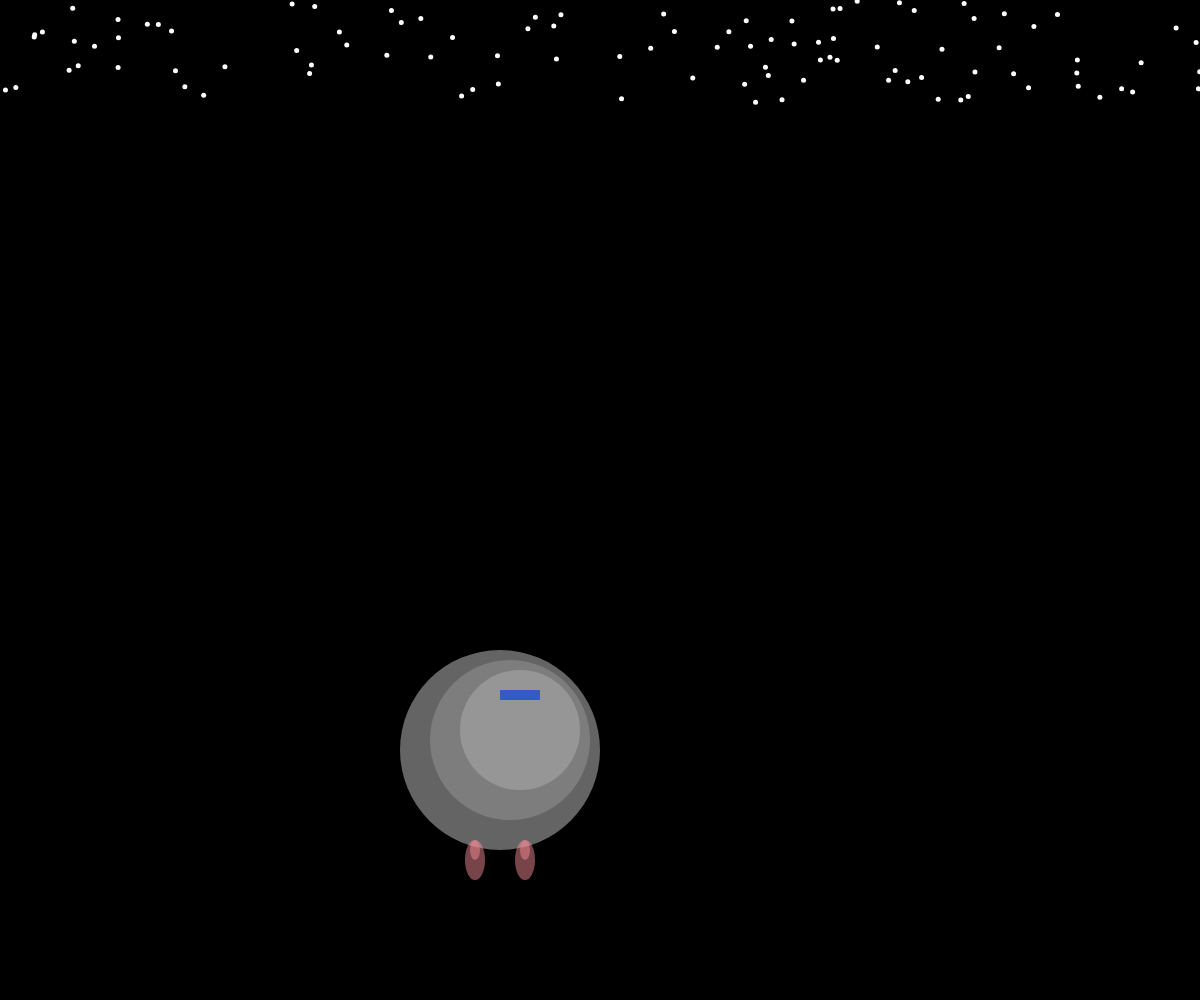
Frame 1 (no input)
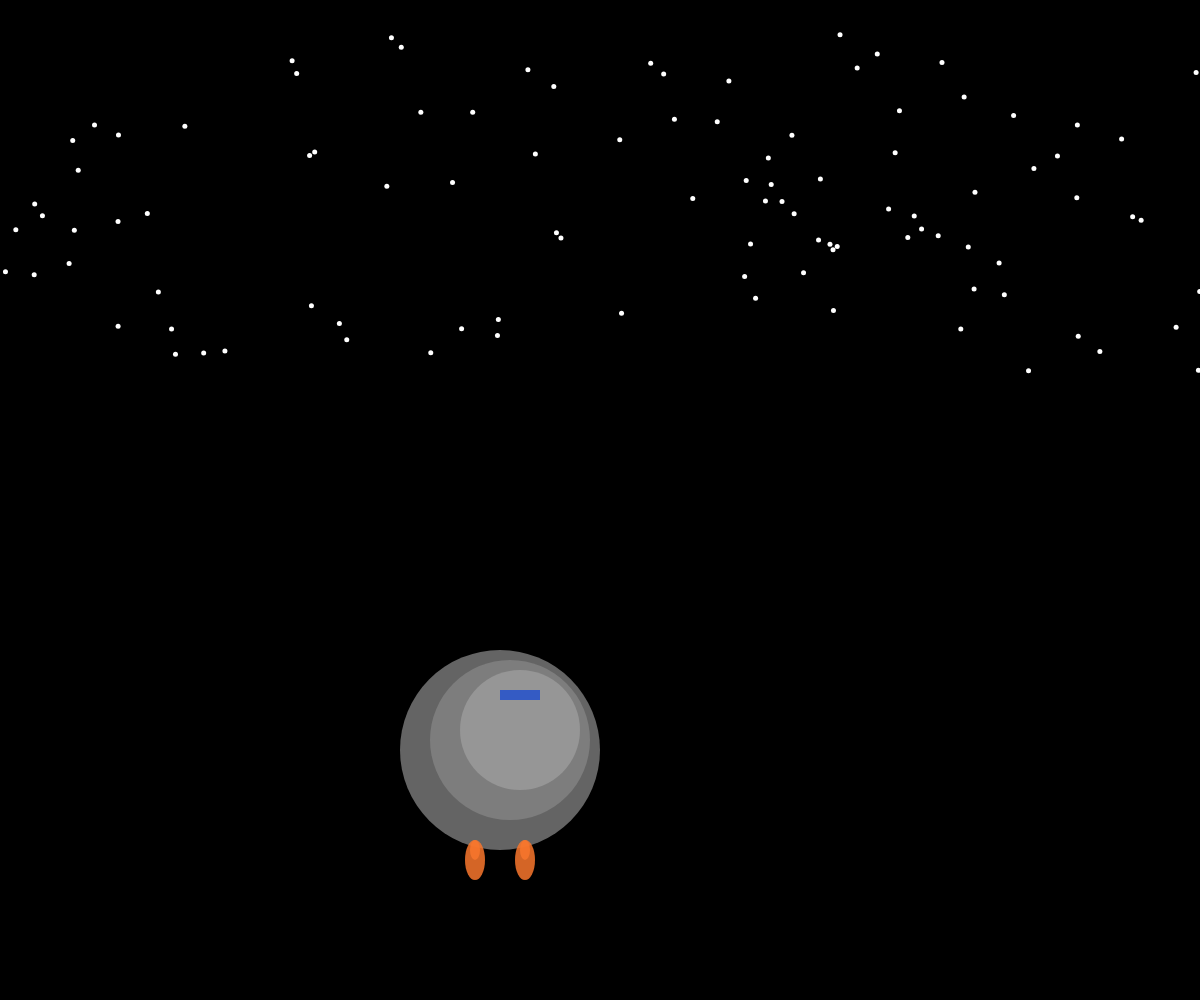
Frame 60 (no input)
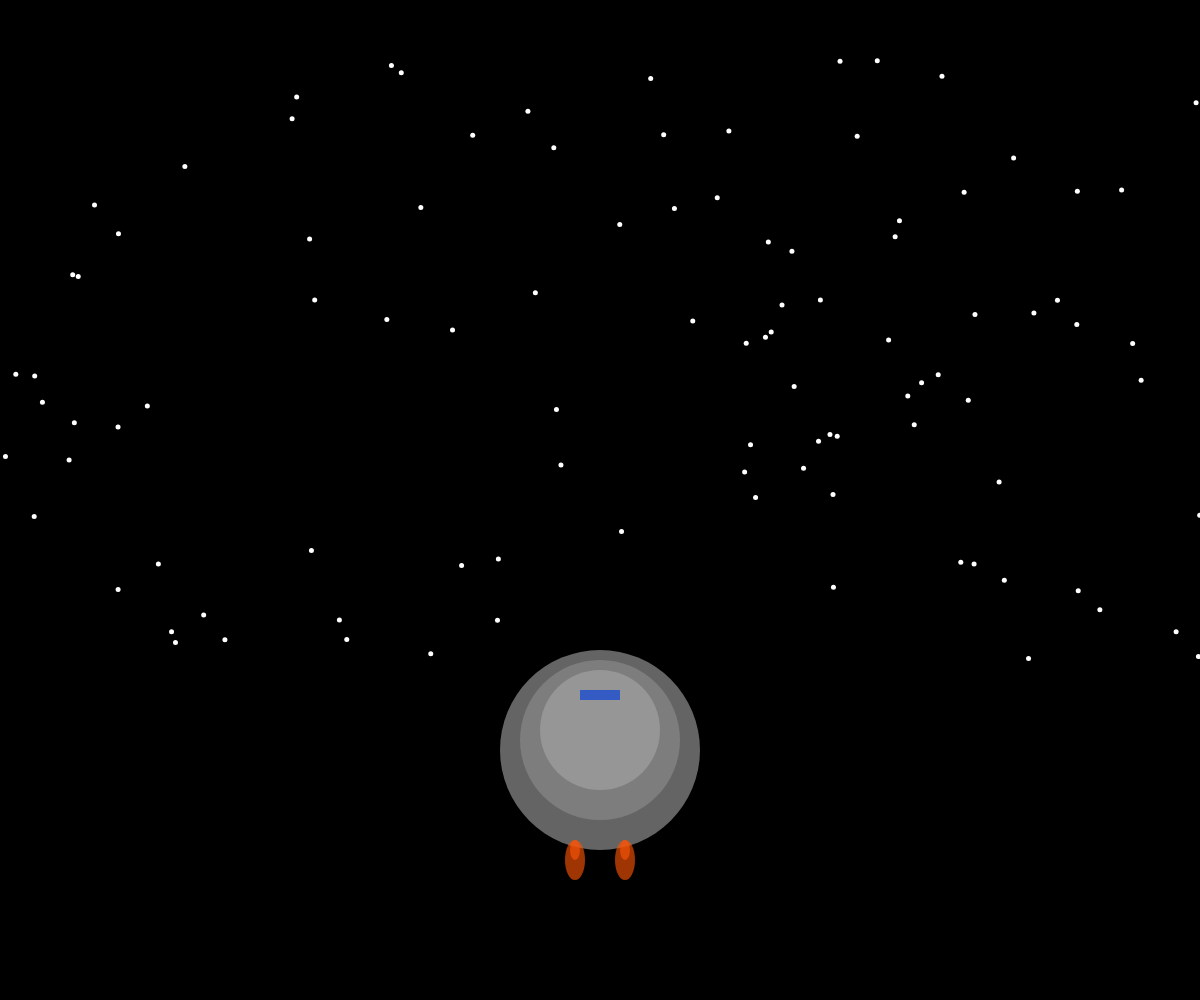
Frame 120 (the mouse pressed at the canvas centre since frame 60)

The p5.js sketch that drew these frames (run headless with seeded random() and noise() and a simulated clock; from frame 60 on, the mouse is pressed at the canvas centre):

// p5.js sketch
// ── sketch.js
var stars = 100;
var x = [];
var y = [];
var speed = [];
var color1, color2, color3;
var alpha;

function setup() {

  createCanvas(windowWidth, windowHeight);

  // star parameters
  for (var i=0; i < stars; i++) {
    x[i] = random(width);
    y[i] = i;
    speed[i] = 0.1 + random(5);
  }


};

function draw() {

  background(0);

  for (var i = 0; i < x.length; i++) {

    // star movement loop
    y[i] += speed[i];
    if (y[i] > height) {
      y[i] = 0;
    }
    fill(255);
    noStroke();
    ellipse(x[i], y[i], 5);

  }

  color1 = random(240,255);
  color2 = random(50,200);
  color3 = random(0,200);
  alpha = random(90,250);

  var left = windowWidth/2 - 100;
  var right = windowWidth/2 + 100;

  // constrain values
  var xConA = constrain(mouseX, left, right);
  var xConB = constrain(mouseX, left + 10, right - 10);
  var xConC = constrain(mouseX, left + 20, right - 20);


  // spaceship parts
  noStroke();
  fill(100);
  ellipse(xConA, windowHeight - 250, 200);
  fill(125);
  ellipse(xConB, windowHeight - 260, 160);
  fill(150);
  ellipse(xConC, windowHeight - 270, 120);
  fill('#345BC4');
  rect(xConC - 20, windowHeight - 310, 40, 10);

  // thrusters
  fill(color1, color2, color3, alpha);
  ellipse(xConA-25, windowHeight - 140, 20, 40);
  ellipse(xConA+25, windowHeight - 140, 20, 40);
  ellipse(xConA-25, windowHeight - 150, 10, 20);
  ellipse(xConA+25, windowHeight - 150, 10, 20);



};
